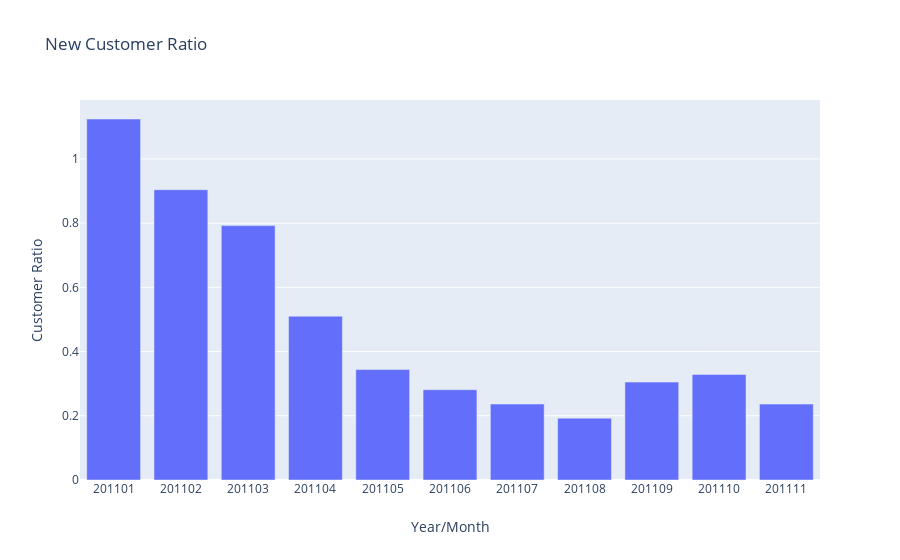

This figure's notebook cell:
### Code cell
figure = go.Figure()

figure.add_trace(
                go.Bar(
                            x= new_user_ratio['InvoiceYearMonth'] ,
                            y= new_user_ratio['CustomerID'] 
                            )
                )

figure.update_layout( title='New Customer Ratio',
                       xaxis_title='Year/Month',
                       yaxis_title='Customer Ratio')

figure.update_xaxes(type = 'category')
pio.show(figure)

### Figure 1 — Plotly figure (JSON) as saved in the notebook; plotly's stock layout.template omitted (floating-point values rounded to 4 significant figures)
{"data": [{"type": "bar", "x": ["201101", "201102", "201103", "201104", "201105", "201106", "201107", "201108", "201109", "201110", "201111"], "y": [1.124, 0.904, 0.7922, 0.5102, 0.3438, 0.2812, 0.2366, 0.1926, 0.3049, 0.3289, 0.2364]}], "layout": {"title": {"text": "New Customer Ratio"}, "xaxis": {"title": {"text": "Year/Month"}, "type": "category"}, "yaxis": {"title": {"text": "Customer Ratio"}}}}
